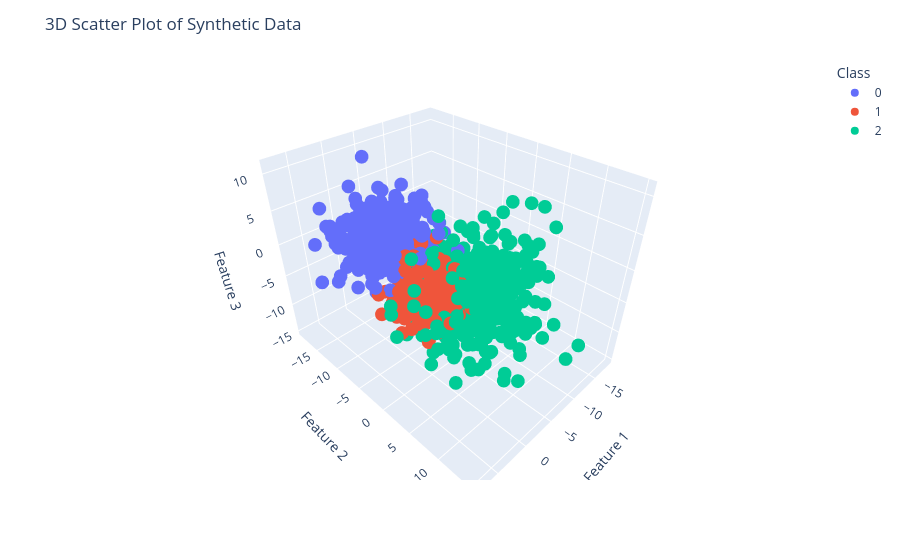

Write notebook code for a chart like this one.
### Code cell
import plotly.express as px

df = pd.DataFrame(X, columns=['Feature 1', 'Feature 2', 'Feature 3'])
df['Class'] = y.astype(str)

# Plotting
fig = px.scatter_3d(df, x='Feature 1', y='Feature 2', z='Feature 3', color='Class',
                    color_continuous_scale=px.colors.qualitative.Bold)
fig.update_layout(title='3D Scatter Plot of Synthetic Data',
                  scene=dict(xaxis_title='Feature 1',
                             yaxis_title='Feature 2',
                             zaxis_title='Feature 3'),
                  legend_title="Class")
fig.show()

### Figure 1 — Plotly figure (JSON) as saved in the notebook; plotly's stock layout.template omitted (floating-point values rounded to 4 significant figures; data arrays with more than 128 entries replaced by an {"elided": "..."} marker saying what was removed)
{"data": [{"hovertemplate": "Class=0<br>Feature 1=%{x}<br>Feature 2=%{y}<br>Feature 3=%{z}<extra></extra>", "legendgroup": "0", "marker": {"color": "#636efa", "symbol": "circle"}, "mode": "markers", "name": "0", "scene": "scene", "showlegend": true, "type": "scatter3d", "x": {"elided": "334 float values"}, "y": {"elided": "334 float values"}, "z": {"elided": "334 float values"}}, {"hovertemplate": "Class=1<br>Feature 1=%{x}<br>Feature 2=%{y}<br>Feature 3=%{z}<extra></extra>", "legendgroup": "1", "marker": {"color": "#EF553B", "symbol": "circle"}, "mode": "markers", "name": "1", "scene": "scene", "showlegend": true, "type": "scatter3d", "x": {"elided": "333 float values"}, "y": {"elided": "333 float values"}, "z": {"elided": "333 float values"}}, {"hovertemplate": "Class=2<br>Feature 1=%{x}<br>Feature 2=%{y}<br>Feature 3=%{z}<extra></extra>", "legendgroup": "2", "marker": {"color": "#00cc96", "symbol": "circle"}, "mode": "markers", "name": "2", "scene": "scene", "showlegend": true, "type": "scatter3d", "x": {"elided": "333 float values"}, "y": {"elided": "333 float values"}, "z": {"elided": "333 float values"}}], "layout": {"legend": {"title": {"text": "Class"}, "tracegroupgap": 0}, "margin": {"t": 60}, "scene": {"domain": {"x": [0, 1], "y": [0, 1]}, "xaxis": {"title": {"text": "Feature 1"}}, "yaxis": {"title": {"text": "Feature 2"}}, "zaxis": {"title": {"text": "Feature 3"}}}, "title": {"text": "3D Scatter Plot of Synthetic Data"}}}
